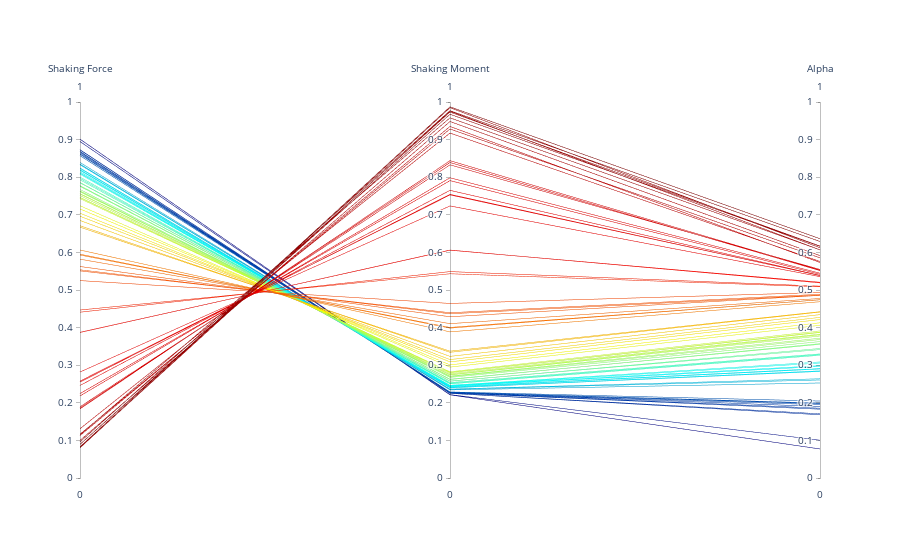

The cell this chart's notebook holds for it:
### Code cell
fig = go.Figure(data =
    go.Parcoords(
        line = dict(color = alpha, colorscale = px.colors.sequential.Jet),
        dimensions = figure
    )
)
fig.show()
